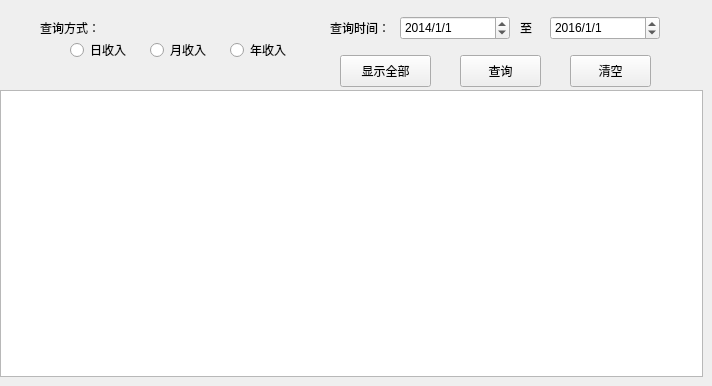
   <widget class="QWidget" name="tab_5">
    <attribute name="title">
     <string>收入查询</string>
    </attribute>
    <widget class="QDateEdit" name="Date2">
     <property name="geometry">
      <rect>
       <x>550</x>
       <y>16</y>
       <width>110</width>
       <height>24</height>
      </rect>
     </property>
     <property name="dateTime">
      <datetime>
       <hour>0</hour>
       <minute>0</minute>
       <second>0</second>
       <year>2016</year>
       <month>1</month>
       <day>1</day>
      </datetime>
     </property>
     <property name="displayFormat">
      <string>yyyy/M/d</string>
     </property>
    </widget>
    <widget class="QLabel" name="label_25">
     <property name="geometry">
      <rect>
       <x>520</x>
       <y>20</y>
       <width>21</width>
       <height>16</height>
      </rect>
     </property>
     <property name="text">
      <string>至</string>
     </property>
    </widget>
    <widget class="QDateEdit" name="Date1">
     <property name="geometry">
      <rect>
       <x>400</x>
       <y>16</y>
       <width>110</width>
       <height>24</height>
      </rect>
     </property>
     <property name="dateTime">
      <datetime>
       <hour>0</hour>
       <minute>0</minute>
       <second>0</second>
       <year>2014</year>
       <month>1</month>
       <day>1</day>
      </datetime>
     </property>
     <property name="displayFormat">
      <string>yyyy/M/d</string>
     </property>
    </widget>
    <widget class="QLabel" name="label_26">
     <property name="geometry">
      <rect>
       <x>330</x>
       <y>20</y>
       <width>61</width>
       <height>16</height>
      </rect>
     </property>
     <property name="text">
      <string>查询时间：</string>
     </property>
    </widget>
    <widget class="QRadioButton" name="rbDay">
     <property name="geometry">
      <rect>
       <x>70</x>
       <y>40</y>
       <width>71</width>
       <height>20</height>
      </rect>
     </property>
     <property name="text">
      <string>日收入</string>
     </property>
     <property name="checkable">
      <bool>true</bool>
     </property>
     <property name="checked">
      <bool>false</bool>
     </property>
    </widget>
    <widget class="QRadioButton" name="rbMonth">
     <property name="geometry">
      <rect>
       <x>150</x>
       <y>40</y>
       <width>71</width>
       <height>20</height>
      </rect>
     </property>
     <property name="text">
      <string>月收入</string>
     </property>
    </widget>
    <widget class="QRadioButton" name="rbYear">
     <property name="geometry">
      <rect>
       <x>230</x>
       <y>40</y>
       <width>71</width>
       <height>20</height>
      </rect>
     </property>
     <property name="text">
      <string>年收入</string>
     </property>
    </widget>
    <widget class="QPushButton" name="empty">
     <property name="geometry">
      <rect>
       <x>570</x>
       <y>55</y>
       <width>81</width>
       <height>32</height>
      </rect>
     </property>
     <property name="text">
      <string>清空</string>
     </property>
    </widget>
    <widget class="QPushButton" name="display">
     <property name="geometry">
      <rect>
       <x>340</x>
       <y>55</y>
       <width>91</width>
       <height>32</height>
      </rect>
     </property>
     <property name="text">
      <string>显示全部</string>
     </property>
    </widget>
    <widget class="QPushButton" name="query">
     <property name="geometry">
      <rect>
       <x>460</x>
       <y>55</y>
       <width>81</width>
       <height>32</height>
      </rect>
     </property>
     <property name="text">
      <string>查询</string>
     </property>
    </widget>
    <widget class="QLabel" name="label_20">
     <property name="geometry">
      <rect>
       <x>40</x>
       <y>20</y>
       <width>59</width>
       <height>16</height>
      </rect>
     </property>
     <property name="text">
      <string>查询方式：</string>
     </property>
    </widget>
    <widget class="QTableWidget" name="incomeList">
     <property name="geometry">
      <rect>
       <x>0</x>
       <y>90</y>
       <width>703</width>
       <height>287</height>
      </rect>
     </property>
    </widget>
   </widget>
